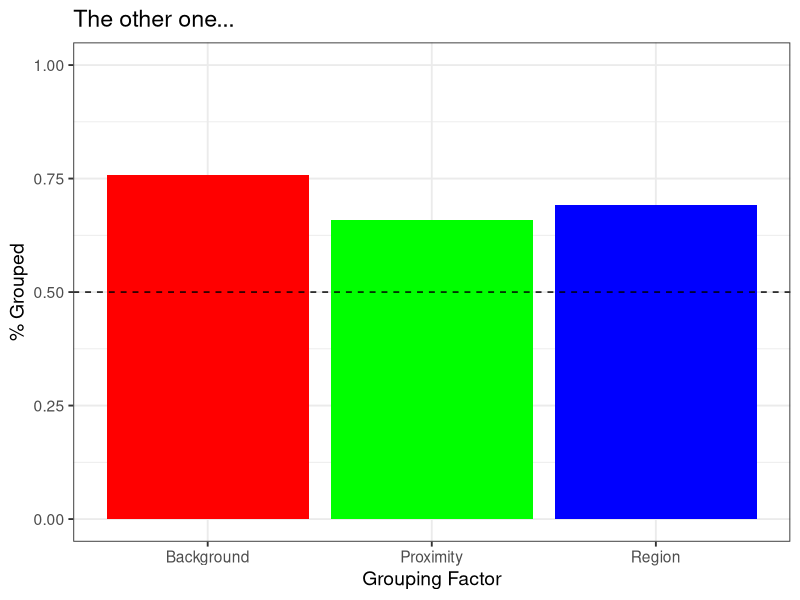
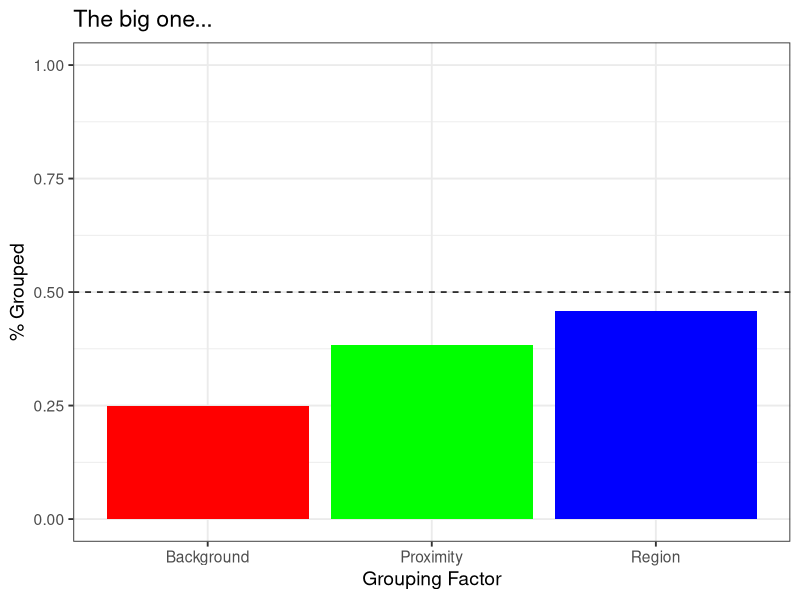
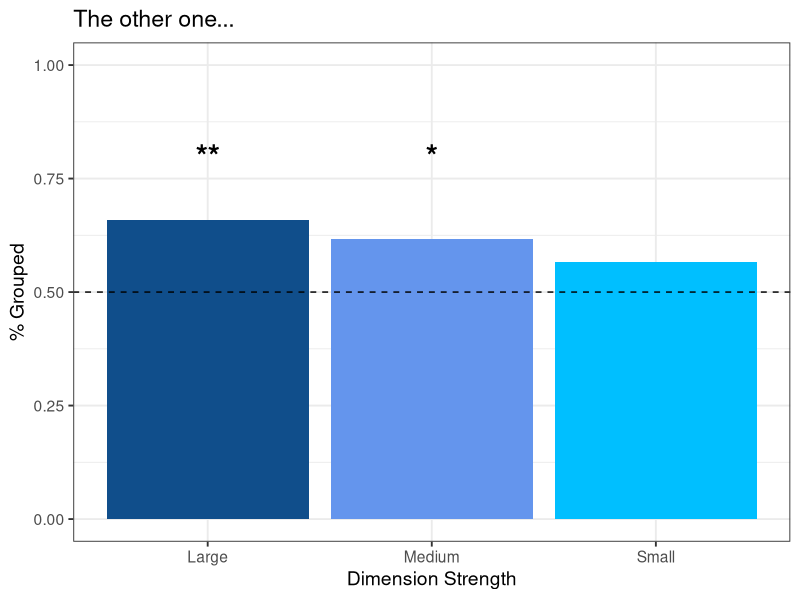

Reproduce these figures in R, in order. (Note: this script raises an error after producing the figures.)
library(ggplot2)
library(plyr)

d1a = read.csv('Exp1a.csv')
d1b = read.csv('Exp1b.csv')
d1c = read.csv('Exp1c.csv')
d2 = read.csv('Exp2.csv')
d3 = read.csv('Exp3.csv')

d1a$Correct = 1
d1a$Correct[d1a$Grouped=="no" | d1a$Grouped=="FALSE"] = 0
d1b$Correct = 1
d1b$Correct[d1b$Grouped=="no" | d1b$Grouped=="FALSE"] = 0
d1c$Correct = 1
d1c$Correct[d1c$Grouped=="no" | d1c$Grouped=="FALSE"] = 0
d2$Correct = 1
d2$Correct[d2$Grouped=="no" | d2$Grouped=="FALSE"] = 0
d3$Correct = 1
d3$Correct[d3$Grouped=="no" | d3$Grouped=="FALSE"] = 0

d1a$GroupingFactor = mapvalues(d1a$GroupingFactor, from = c("Distance", "Stage Partition", "Background", "None"), to = c("Proximity", "Region", "Background","None"))

d1b$GroupingFactor = mapvalues(d1b$GroupingFactor, from = c("Distance", "Stage Partition", "Background", "None"), to = c("Proximity", "Region", "Background","None"))

d1c$GroupingFactor = mapvalues(d1c$GroupingFactor, from = c("Dist", "Line", "Ellipse", "None"), to = c("Proximity", "Region", "Background","None"))

d3$GroupingFactor = mapvalues(d3$GroupingFactor, from = c("Dist", "Line", "Ellipse", "None"), to = c("Proximity", "Region", "Background","None"))

g1a = ggplot(d1a[d1a$ItemNo>1 & d1a$ACC=='yes',], aes(GroupingFactor, Correct)) +
    stat_summary(fun.y = mean, geom = "bar", fill =c('Red','Green','Blue'))+
    stat_summary(fun.data = mean_cl_normal, geom = "pointrange") +
    ylim(0,1) +
    geom_hline(aes(yintercept=0.5), linetype=2) +
    labs(y='% Grouped', x='Grouping Factor', title="The other one...") +
    #annotate('text',x=1,y=0.9,label="***", fontface='bold',size=8) +
    #annotate('text',x=2,y=0.9,label="**", fontface='bold',size=8) +
    #annotate('text',x=3,y=0.9,label="***", fontface='bold',size=8) +
	theme_bw(base_size=14) +
	scale_colour_brewer(palette="Set1")
    
g1b = ggplot(d1b[d1b$ItemNo>1 & (d1b$ACC=='yes' | d1b$ACC=='TRUE'),], aes(GroupingFactor, Correct)) +
    stat_summary(fun.y = mean, geom = "bar", fill =c('Red','Green','Blue'))+
    stat_summary(fun.data = mean_cl_normal, geom = "pointrange") +
    ylim(0,1) +
    geom_hline(aes(yintercept=0.5), linetype=2) +
    labs(y='% Grouped', x='Grouping Factor', title="The big one...") +
    #annotate('text',x=1,y=0.9,label="***", fontface='bold',size=8) +
    #annotate('text',x=2,y=0.9,label="**", fontface='bold',size=8) +
    #annotate('text',x=3,y=0.9,label="***", fontface='bold',size=8) +
	theme_bw(base_size=14) +
	scale_colour_brewer(palette="Set1")
    
d1c$GroupingFactor = factor(d1c$GroupingFactor,levels(d1c$GroupingFactor)[c(2,1,3)])
    
g1c = ggplot(d1c[d1c$ItemNo>1 & (d1c$ACC=='yes' | d1c$ACC=='TRUE'),], aes(GroupingFactor, Correct)) +
    stat_summary(fun.y = mean, geom = "bar", fill =c('Red','Green','Blue'))+
    stat_summary(fun.data = mean_cl_normal, geom = "pointrange") +
    ylim(0,1) +
    geom_hline(aes(yintercept=0.5), linetype=2) +
    labs(y='% Grouped', x='Grouping Factor', title="The big square...") +
    #annotate('text',x=1,y=0.9,label="***", fontface='bold',size=8) +
    #annotate('text',x=2,y=0.9,label="**", fontface='bold',size=8) +
    #annotate('text',x=3,y=0.9,label="***", fontface='bold',size=8) +
	theme_bw(base_size=14) +
	scale_colour_brewer(palette="Set1")

g2 = ggplot(d2[d2$ItemNo>1 & (d2$ACC=='yes' | d2$ACC=='TRUE'),], aes(GroupingFactor, Correct)) +
    stat_summary(fun.y = mean, geom = "bar", fill =c('dodgerblue4','cornflowerblue','deepskyblue'))+
    stat_summary(fun.data = mean_cl_normal, geom = "pointrange") +
    ylim(0,1) +
    geom_hline(aes(yintercept=0.5), linetype=2) +
    labs(x="Dimension Strength", y='% Grouped', title="The other one...") +
    annotate('text',x=1,y=0.8,label="**", fontface='bold',size=8) +
    annotate('text',x=2,y=0.8,label="*", fontface='bold',size=8) +
	theme_bw(base_size=14) +
	scale_colour_brewer(palette="Set1")

d3$GroupingFactor = factor(d3$GroupingFactor,levels(d3$GroupingFactor)[c(2,1,3)])

g3 = ggplot(d3[d3$ItemNo>1 & (d3$ACC=='yes' | d3$ACC=='TRUE'),], aes(GroupingFactor, Correct)) +
    stat_summary(fun.y = mean, geom = "bar", fill =c('Red','Green','Blue'))+
    stat_summary(fun.data = mean_cl_normal, geom = "pointrange") +
    ylim(0,1) +
    geom_hline(aes(yintercept=0.5), linetype=2) +
    labs(y='% Grouped', x='Grouping Factor', title="The other one...") +
    #annotate('text',x=1,y=0.9,label="***", fontface='bold',size=8) +
    #annotate('text',x=2,y=0.9,label="**", fontface='bold',size=8) +
    #annotate('text',x=3,y=0.9,label="***", fontface='bold',size=8) +
	theme_bw(base_size=14) +
	scale_colour_brewer(palette="Set1")

library(lme4)
#glmer is a generalized linear model
#Grouped is a categorical variable (yes or no)
#Predict Grouped using GroupingFactor (that is a fixed effect that I manipulated)
#The minus one is dummy coding that removes all levels of grouping factor from the intercept
#   Otherwise the intercept would be the first level of the grouping factor variable
#The (1|ID)+(1|ItemNo) are random effects for subject and item
#The second argument is the data used
#The family argument is for non-linear regression. This data is categorical and therefore logistic regression with a binomial distribution
#   should be used.
fit1a = glmer(Grouped~-1+GroupingFactor+(1|ID)+(1|ItemNo),d1a[d1a$ItemNo>1,],family=binomial)
fit1b = glmer(Grouped~-1+GroupingFactor+(1|ID)+(1|ItemNo),d1b[d1b$ItemNo>1,],family=binomial)
fit1c = glmer(Grouped~-1+GroupingFactor+(1|ID)+(1|ItemNo),d1c[d1c$ItemNo>1,],family=binomial)
fit2 = glmer(Grouped~-1+GroupingFactor+(1|ID)+(1|ItemNo),d2[d2$ItemNo>1,],family=binomial)
fit3 = glmer(Grouped~-1+GroupingFactor+(1|ID)+(1|ItemNo),d3[d3$ItemNo>1,],family=binomial)
summary(fit1a) #Will give me the regression output i.e. coefficients, t-values, significance, R**2 etc.
